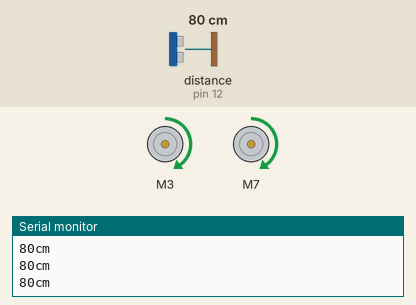
Simulated run of this sketch. Board: Arduino Uno, built with avr-gcc and run on an emulated ATmega328P. Parts: 2 × DC motor (green arrow = forward, orange = backward, longer = faster), the last lines printed to the serial monitor. The inputs (shaded band) are chosen by the test bench; at power-on: distance to the obstacle (sensor on pin 12) 80 cm. The echo pulse lasts 58.3 µs per cm.

Above: at 2.2 s.
2.3 s: distance to the obstacle (sensor on pin 12) set to 21 cm
3.8 s: distance to the obstacle (sensor on pin 12) set to 18 cm
At 4.9 s:
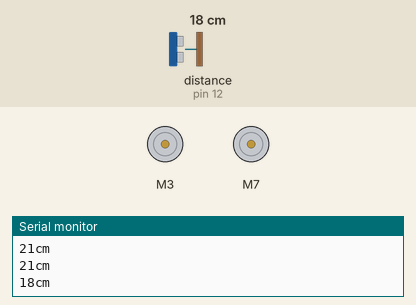
At 5.8 s:
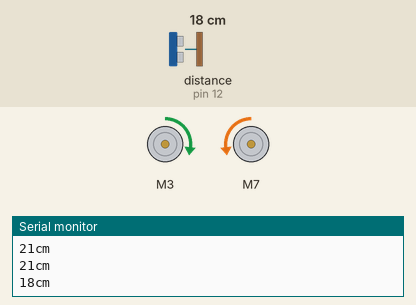
8.9 s: distance to the obstacle (sensor on pin 12) set to 2 cm
Timing chart, 0 to 12.9 s (numbered marks = the images above; inputs shaded):
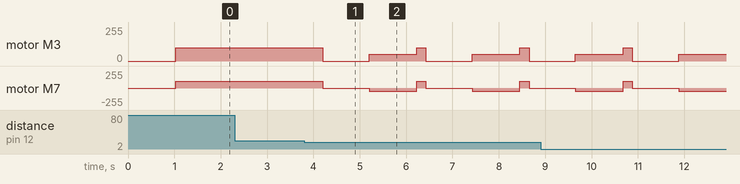

The sketch:

MotorRobotWSensor.ino
```cpp
#include <SparkFun_TB6612.h>
#include "SR04.h"

#define TRIG_PIN 12
#define ECHO_PIN 10
SR04 sr04 = SR04(ECHO_PIN,TRIG_PIN);
long a;

#define AIN1 3
#define BIN1 7
#define AIN2 4
#define BIN2 8
#define PWMA 5
#define PWMB 6
#define STBY 9

const int offsetA = 1;
const int offsetB = 1;


Motor motor1 = Motor(AIN1, AIN2, PWMA, offsetA, STBY);
Motor motor2 = Motor(BIN1, BIN2, PWMB, offsetB, STBY);

void setup() {
  Serial.begin(9600);
  delay(1000);

}

void loop() {
   a=sr04.Distance();
   Serial.print(a);
   Serial.println("cm");

   forward(motor1, motor2, 100);
   delay(200);

   if (a < 20){

    brake(motor1, motor2);
    delay(1000);
    right(motor1, motor2, 100);
    delay(1000);
   }


}
```

Measured:
- the behaviour switches between 20 and 19 cm on distance to the obstacle (sensor on pin 12) (found by bisection; images 0 and 1)
